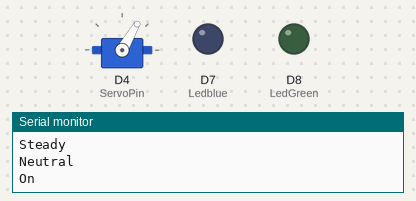
Recording of a program running on a simulated ESP8266 (NodeMCU). Parts: servo, output pins drawn as LEDs (lit = HIGH), the last lines printed to the serial monitor. WiFi joins after 1.5 s; servers stay silent unless stated; network time is answered at once with the bench clock; the local clock reads 2024-03-15 10:24:30 at power-on unless the program sets it.

Above: at 6.1 s.
At 8.1 s:
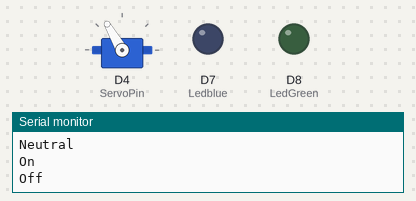
At 12.1 s:
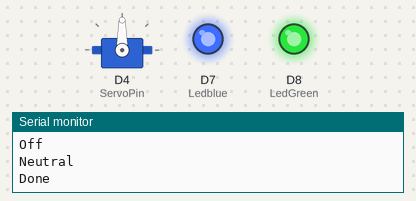
At 20.1 s:
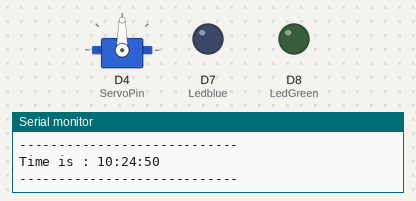
At 21.1 s:
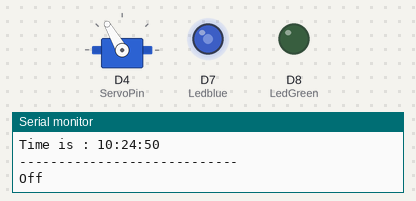
At 37.1 s:
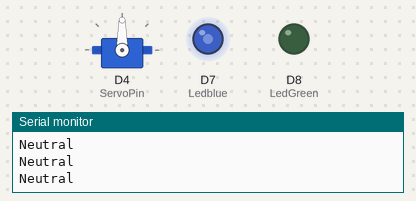
Timing chart, 0 to 40.0 s (numbered marks = the images above):
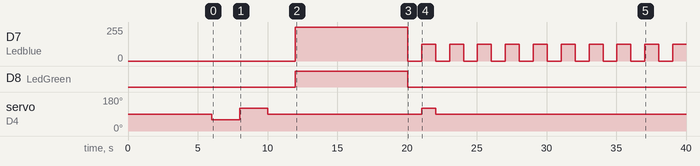

The program:

main.cpp
```cpp
#include <Arduino.h>

#include <ESP8266WiFi.h>
#include <NTPClient.h>
//#include <DNsserver.h>
#include <ESP8266WebServer.h>
#include <WiFiManager.h>
#include <Time.h>
#include <TimeLib.h>
#include <Timezone.h>
#include <Servo.h>

// Define NTP properties
#define NTP_OFFSET   60 * 60      // In seconds
#define NTP_INTERVAL 60 * 1000    // In miliseconds
#define NTP_ADDREss  "id.pool.ntp.org"  // change this to whatever pool is closest (see ntp.org)

// Define Servo Properties
#define ServoPin  D4
#define ServoOff  120
#define ServoInit 90
#define ServoOn 60

// Define other Output
#define Ledblue D7
#define LedGreen D8

//Define other Input
#define ButtonTrigger D1

// Set up the NTP UDP client
WiFiUDP ntpUDP;
NTPClient timeClient(ntpUDP, NTP_ADDREss);//, NTP_OFFSET, NTP_INTERVAL);

// Set up the servo
Servo shutterServo;

//Global variable
int HH = 0;
int MM = 0;
int ss = 0;
int LightBright = 150;
int LightStats = 0;
uint8_t OnLights = Ledblue;
uint8_t OffLights = LedGreen;
bool HasConn = false;
bool FiredOn = false;
bool FiredOff = false;

int OnHour = 15;
int OnMinutes = 30;
int OffHour = 5;
int OffMinutes = 30;


void initServo() {
  Serial.println("Warm Up");
  delay(2000);

  Serial.println("Steady");
  shutterServo.attach(ServoPin);
  delay(2000);

  Serial.println("Neutral");
  shutterServo.write(ServoInit);
  delay(2000);

  Serial.println("On");
  shutterServo.write(ServoOn);
  delay(2000);

  Serial.println("Off");
  shutterServo.write(ServoOff);
  delay(2000);

  Serial.println("Neutral");
  shutterServo.write(ServoInit);
  delay(2000);

  Serial.println("Done");
  shutterServo.detach();
}

void FiringServo(bool IsOn){
  if(IsOn && !FiredOn){
    shutterServo.attach(ServoPin);
    shutterServo.write(ServoOn);
    FiredOn = true;
    FiredOff = false;
    Serial.println("On");
  }else if(!IsOn && !FiredOff){
    shutterServo.attach(ServoPin);
    shutterServo.write(ServoOff);
    FiredOff = true;
    FiredOn = false;
    Serial.println("Off");
  }else{
    shutterServo.write(ServoInit);
    shutterServo.detach();
    // digitalWrite(ServoPin, LOW);
    Serial.println("Neutral");
  }
}

void Init(){
  Serial.begin(9600);
  pinMode(Ledblue, OUTPUT);
  pinMode(LedGreen, OUTPUT);
  pinMode(ButtonTrigger, INPUT);
  initServo();
}

void BlinkLights(){
    digitalWrite(OffLights, LOW);
  if(ss % 2 == 1){
    LightStats = 100 + MM;
  }else{
    LightStats = 0;
  }
  analogWrite(OnLights, LightStats);
}

boolean Connect(){
  Init();
  WiFiManager wifiManager;

  digitalWrite(LedGreen, HIGH);
  digitalWrite(Ledblue, HIGH);
  delay(5000);

  wifiManager.autoConnect("NodeMCU");
  Serial.println("Connected!");
  delay(1500);
  HasConn = true;
  return HasConn;
}

void PrintTime(){
  Serial.println("----------------------------");
  Serial.println("Time is : "+ String(HH) +":"+ MM +":"+ ss);
  Serial.println("----------------------------");
}

void setup()
{
  if(!HasConn){
    Connect();
    timeClient.begin();
    timeClient.setTimeOffset(25200);
    timeClient.update();

    HH = timeClient.getHours();
    MM = timeClient.getMinutes();
    ss = timeClient.getSeconds();
    PrintTime();
    digitalWrite(LedGreen, LOW);
    digitalWrite(Ledblue, LOW);
  }
}

int ToMilis(int hh, int mm){
  int res = (hh * 60 * 60) + (mm * 60);
  return res;
}

void SetLightDay(int hh, int mm){
  int off = ToMilis(OffHour, OffMinutes);
  int on = ToMilis(OnHour, OnMinutes);
  int currtime = ToMilis(hh, mm);
  bool IsOn = false;

  if(currtime >= on && currtime < off){ //Define Off Time
    OnLights =  Ledblue;
    OffLights = LedGreen;
    IsOn = false;
  }else if(currtime >= off && currtime >= on){ //Define On Time
    OnLights =  LedGreen;
    OffLights = Ledblue;
    IsOn = true;
  }

  FiringServo(IsOn);

  // Serial.println("On : " + String(on));
  // Serial.println("Off : " + String(off));
  // Serial.println("Curr : " + String(currtime));
}

void RunTime(){
  ss = ss + 1;
  delay(1000);
  if (ss == 60)
  {
    ss = 0;
    MM = MM + 1;
  }

  if (MM == 60)
  {
    MM = 0;
    HH = HH + 1;
  }

  if (HH == 24)
  {
    HH = 0;
  }

  SetLightDay(HH, MM);
}

void ButtonState(){
  //int button = digitalRead(ButtonTrigger);

  Serial.println(String(digitalRead(ButtonTrigger)));

  // if (button == HIGH) {
  //   // turn LED on:
  //   analogWrite(OffLights, 200);
  // } else {
  //   // turn LED off:
  //   analogWrite(OffLights, 0);
  // }
}

void TestServo(){
  Serial.println("80");
  shutterServo.write(45);
  delay(500);
  shutterServo.write(90);
  delay(5000);

  Serial.println("100");
  shutterServo.write(140);
  delay(500);
  shutterServo.write(90);
  delay(5000);
}


void loop()
{
  RunTime();
  BlinkLights();
  //PrintTime();
  //TestServo();
}
```

Measured:
- by itself, D7 (Ledblue): 255/255 → 0/255 at 20.1 s, → 124/255 1.0 s later, → 0/255 1.0 s later, → 124/255 1.0 s later, … (20 changes in this stretch)
- by itself, servo on D4 (ServoPin): 90° → 60° at 6.0 s, → 120° 2.0 s later, → 90° 2.0 s later, → 120° 11.1 s later, … (5 changes in this stretch)
